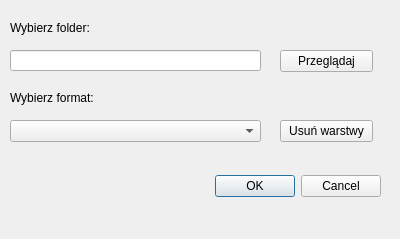
<?xml version="1.0" encoding="UTF-8"?>
<ui version="4.0">
 <class>SelectFilesDialogBase</class>
 <widget class="QDialog" name="SelectFilesDialogBase">
  <property name="geometry">
   <rect>
    <x>0</x>
    <y>0</y>
    <width>400</width>
    <height>239</height>
   </rect>
  </property>
  <property name="windowTitle">
   <string>SelectFiles</string>
  </property>
  <widget class="QDialogButtonBox" name="button_box">
   <property name="geometry">
    <rect>
     <x>40</x>
     <y>170</y>
     <width>341</width>
     <height>32</height>
    </rect>
   </property>
   <property name="orientation">
    <enum>Qt::Horizontal</enum>
   </property>
   <property name="standardButtons">
    <set>QDialogButtonBox::Cancel|QDialogButtonBox::Ok</set>
   </property>
  </widget>
  <widget class="QLineEdit" name="lineEdit">
   <property name="geometry">
    <rect>
     <x>10</x>
     <y>50</y>
     <width>251</width>
     <height>21</height>
    </rect>
   </property>
  </widget>
  <widget class="QPushButton" name="pushButton">
   <property name="geometry">
    <rect>
     <x>280</x>
     <y>50</y>
     <width>93</width>
     <height>22</height>
    </rect>
   </property>
   <property name="text">
    <string>Przeglądaj</string>
   </property>
  </widget>
  <widget class="QComboBox" name="comboBox">
   <property name="geometry">
    <rect>
     <x>10</x>
     <y>120</y>
     <width>251</width>
     <height>22</height>
    </rect>
   </property>
  </widget>
  <widget class="QLabel" name="label">
   <property name="geometry">
    <rect>
     <x>10</x>
     <y>20</y>
     <width>141</width>
     <height>16</height>
    </rect>
   </property>
   <property name="text">
    <string>Wybierz folder:</string>
   </property>
  </widget>
  <widget class="QLabel" name="label_2">
   <property name="geometry">
    <rect>
     <x>10</x>
     <y>90</y>
     <width>111</width>
     <height>16</height>
    </rect>
   </property>
   <property name="text">
    <string>Wybierz format:</string>
   </property>
  </widget>
  <widget class="QPushButton" name="pushButton_2">
   <property name="geometry">
    <rect>
     <x>280</x>
     <y>120</y>
     <width>93</width>
     <height>22</height>
    </rect>
   </property>
   <property name="text">
    <string>Usuń warstwy</string>
   </property>
  </widget>
 </widget>
 <resources/>
 <connections>
  <connection>
   <sender>button_box</sender>
   <signal>accepted()</signal>
   <receiver>SelectFilesDialogBase</receiver>
   <slot>accept()</slot>
   <hints>
    <hint type="sourcelabel">
     <x>20</x>
     <y>20</y>
    </hint>
    <hint type="destinationlabel">
     <x>20</x>
     <y>20</y>
    </hint>
   </hints>
  </connection>
  <connection>
   <sender>button_box</sender>
   <signal>rejected()</signal>
   <receiver>SelectFilesDialogBase</receiver>
   <slot>reject()</slot>
   <hints>
    <hint type="sourcelabel">
     <x>20</x>
     <y>20</y>
    </hint>
    <hint type="destinationlabel">
     <x>20</x>
     <y>20</y>
    </hint>
   </hints>
  </connection>
 </connections>
</ui>
